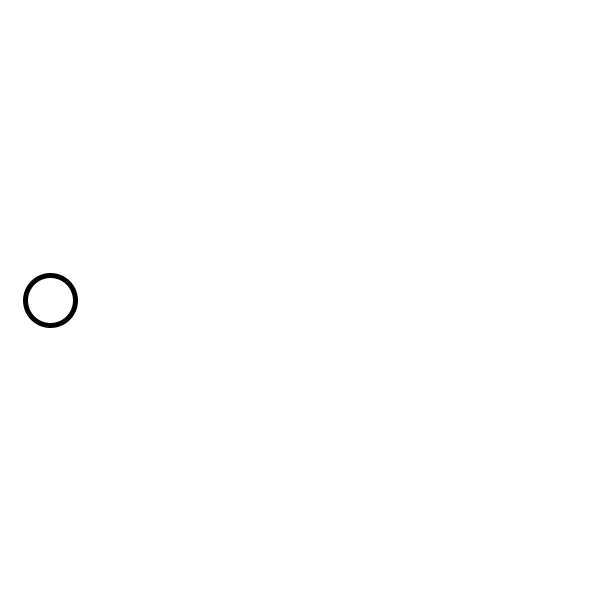
Frame 1 (no input)
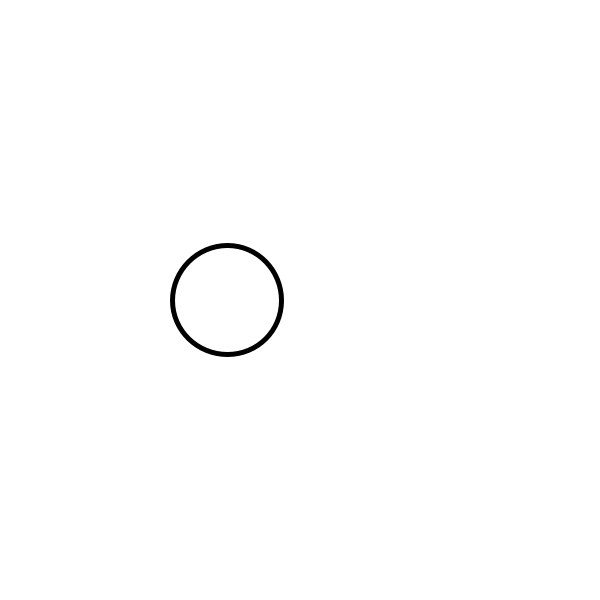
Frame 60 (the mouse pressed at the canvas centre just before this capture)
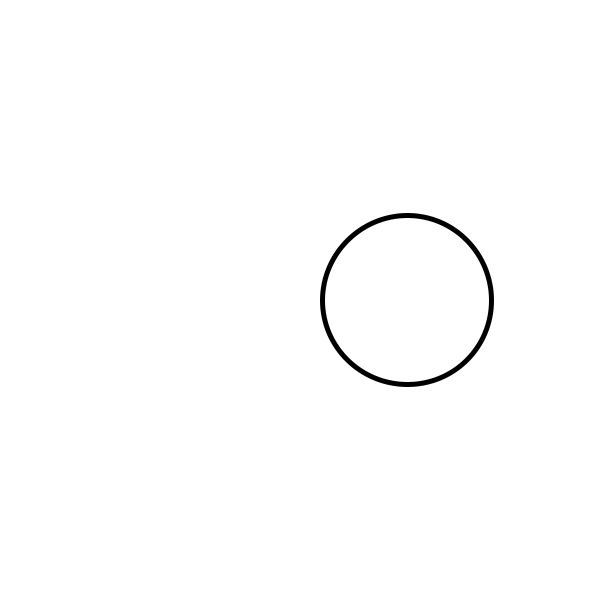
Frame 120 (the mouse held since frame 60 and released just before this capture)

The Processing sketch that drew these frames (run headless with seeded random() and noise(); from frame 60 on, the mouse is pressed at the canvas centre):

// Processing sketch: sketch_260224b
// ── sketch_260224b.pde
// Kimlong Chhun
//Animation

int w;
int y;
int x;
void setup() {
  size(600, 600);
  w = 50;
  y = 50;
  x = 50;
  strokeWeight(5);
}

void draw() {
  background(255);
  ellipse(x, 300, w, y);
  w = w + 1;
  y = y + 1;
  x = x + 3;
  if ( y > 700) {
    y = 0;
    w = 0;
    x= 0;
  }
}
